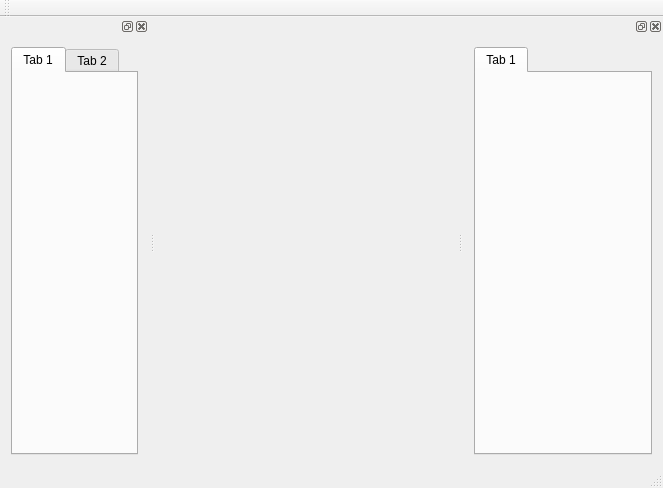
<?xml version="1.0" encoding="UTF-8"?>
<ui version="4.0">
 <class>MainWindow</class>
 <widget class="QMainWindow" name="MainWindow">
  <property name="geometry">
   <rect>
    <x>0</x>
    <y>0</y>
    <width>663</width>
    <height>488</height>
   </rect>
  </property>
  <property name="windowTitle">
   <string>MainWindow</string>
  </property>
  <property name="toolButtonStyle">
   <enum>Qt::ToolButtonTextBesideIcon</enum>
  </property>
  <property name="documentMode">
   <bool>true</bool>
  </property>
  <property name="dockNestingEnabled">
   <bool>true</bool>
  </property>
  <property name="dockOptions">
   <set>QMainWindow::AllowNestedDocks|QMainWindow::AllowTabbedDocks|QMainWindow::GroupedDragging</set>
  </property>
  <widget class="QWidget" name="centralWidget">
   <property name="acceptDrops">
    <bool>true</bool>
   </property>
   <layout class="QHBoxLayout" name="horizontalLayout"/>
  </widget>
  <widget class="QMenuBar" name="menuBar">
   <property name="geometry">
    <rect>
     <x>0</x>
     <y>0</y>
     <width>663</width>
     <height>22</height>
    </rect>
   </property>
  </widget>
  <widget class="QToolBar" name="mainToolBar">
   <attribute name="toolBarArea">
    <enum>TopToolBarArea</enum>
   </attribute>
   <attribute name="toolBarBreak">
    <bool>false</bool>
   </attribute>
  </widget>
  <widget class="QStatusBar" name="statusBar"/>
  <widget class="customDockWidget" name="dockWidget_5">
   <property name="minimumSize">
    <size>
     <width>200</width>
     <height>87</height>
    </size>
   </property>
   <attribute name="dockWidgetArea">
    <number>2</number>
   </attribute>
   <widget class="QWidget" name="dockWidgetContents_5">
    <layout class="QVBoxLayout" name="verticalLayout_3">
     <item>
      <widget class="TabWidget" name="tabWidget_2">
       <property name="currentIndex">
        <number>0</number>
       </property>
       <widget class="QWidget" name="tab_2">
        <attribute name="title">
         <string>Tab 1</string>
        </attribute>
       </widget>
      </widget>
     </item>
    </layout>
   </widget>
  </widget>
  <widget class="customDockWidget" name="dockWidget_6">
   <attribute name="dockWidgetArea">
    <number>1</number>
   </attribute>
   <widget class="QWidget" name="dockWidgetContents_6">
    <layout class="QVBoxLayout" name="verticalLayout_4">
     <item>
      <widget class="TabWidget" name="tabWidget">
       <widget class="QWidget" name="tab">
        <attribute name="title">
         <string>Tab 1</string>
        </attribute>
       </widget>
       <widget class="QWidget" name="tab_3">
        <attribute name="title">
         <string>Tab 2</string>
        </attribute>
       </widget>
      </widget>
     </item>
    </layout>
   </widget>
  </widget>
 </widget>
 <layoutdefault spacing="6" margin="11"/>
 <customwidgets>
  <customwidget>
   <class>customDockWidget</class>
   <extends>QDockWidget</extends>
   <header>customdockwidget.h</header>
   <container>1</container>
  </customwidget>
  <customwidget>
   <class>TabWidget</class>
   <extends>QTabWidget</extends>
   <header>customtabwidget.h</header>
   <container>1</container>
  </customwidget>
 </customwidgets>
 <resources/>
 <connections/>
</ui>
